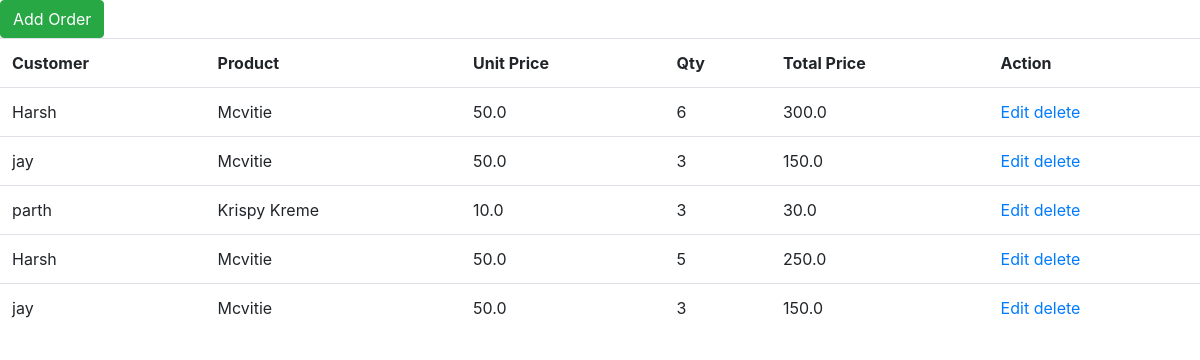
Page /home on the earlier database version.
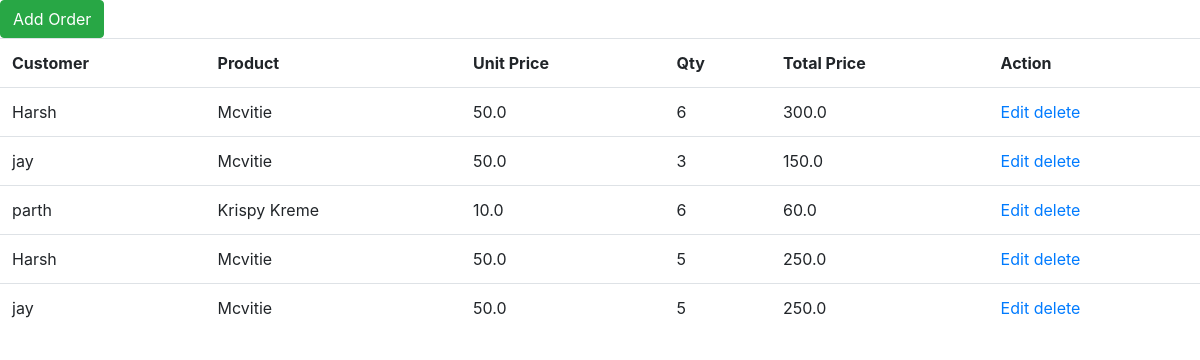
Same page on the later database version.
### order/models.py (models this page shows)
class Order(models.Model):
    customer = models.ForeignKey(Customer,on_delete=models.CASCADE)
    product = models.ForeignKey(Product,on_delete=models.CASCADE)
    Unit_price = models.FloatField(max_length=6)
    qty = models.IntegerField()
    total_price = models.FloatField(max_length=10)
    date = models.DateTimeField(default=datetime.now())

### order/views.py (the view)
# urls.py: path('home',views.list_order,name="home"),
def list_order(request):
    data_fetch = Order.objects.values("id","customer__first_name","product__product_name","Unit_price","qty","total_price")
    return render(request,'list_order.html', {'data_fetch':data_fetch})

### template/list_order.html (shortened to what this page needs)
<!DOCTYPE html>
<html>
<head>
	<link rel="stylesheet" href="https://maxcdn.bootstrapcdn.com/bootstrap/4.5.2/css/bootstrap.min.css">
</head>
<body>
	<a href="/add_data" class="btn btn-success">Add Order</a>
	<table class="table">
		<tr>
			<th>Customer</th>
			<th>Product</th>
			<th>Unit Price</th>
			<th>Qty</th>
			<th>Total Price</th>
			<th>Action</th>
		</tr>
		{% for x in data_fetch %}
		<tr>
			<td>{{x.customer__first_name}}</td>
			<td>{{x.product__product_name}}</td>
			<td>{{x.Unit_price}}</td>
			<td>{{x.qty}}</td>
			<td>{{x.total_price}}</td>
			<td><a href="/edit_data/{{x.id}}">Edit</a>
				<a href="/delete/{{x.id}}" onclick="return confirm('Are you sure you want to delete this?')">delete</a></td>
				</tr>
				{% endfor %}
				</table><br><br>
</body>
</html>

Differences in the rows shown:
changed Order (number 3 of 5 on the later page): qty "3" → "6"; total_price "30.0" → "60.0"
changed Order (number 5 of 5 on the later page): qty "3" → "5"; total_price "150.0" → "250.0"
